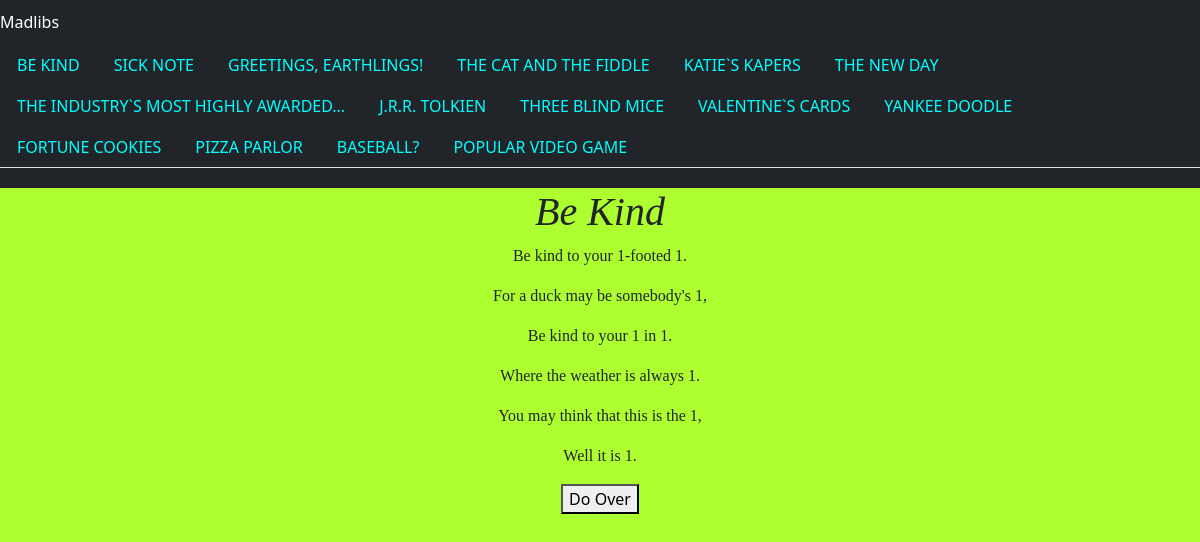
/MadLibDatabase/be_kind/, run on the app's committed database.
### MadlibDatabase/models.py (models this page shows)
class BeKind(models.Model):
    BeKind_noun1 = models.CharField(max_length=200)
    BeKind_noun2 = models.CharField(max_length=200)
    BeKind_noun3 = models.CharField(max_length=200)
    BeKind_noun_plural1 = models.CharField(max_length=200)
    BeKind_adj1 = models.CharField(max_length=200)
    BeKind_adj2 = models.CharField(max_length=200)
    BeKind_place1 = models.CharField(max_length=200)

### MadlibDatabase/views.py (the view)
# urls.py: path('be_kind/', views.be_kind, name="be_kind"),
def be_kind(request):
    be_kind_list = BeKind.objects.all()
    context = {
        'be_kind_list': be_kind_list
    }
    return render(request, 'be_kind/madlib.html', context)

### MadlibDatabase/templates/be_kind/madlib.html (shortened to what this page needs)
{% extends 'base.html' %}
{% block body %}
    <h1>Be Kind</h1>
    {% with be_kind_list|first as first_object %}
        <p>Be kind to your {{ first_object.BeKind_noun1 }}-footed {{ first_object.BeKind_noun_plural1 }}.</p>
        <p>For a duck may be somebody's {{ first_object.BeKind_noun2 }},</p>
        <p>Be kind to your {{ first_object.BeKind_noun_plural1 }} in {{ first_object.BeKind_place1 }}.</p>
        <p>Where the weather is always  {{ first_object.BeKind_adj1 }}.</p>
        <p>You may think that this is the  {{ first_object.BeKind_noun3 }},</p>
        <p>Well it is  {{ first_object.BeKind_adj2 }}.</p>
    {% endwith %}
    <a href="{% url 'be_kind_form' %}"><button type="reset">Do Over</button></a>
{% endblock %}

### MadlibDatabase/static/madlibs/style.css (style rules this page uses)
body { background-color: greenyellow; text-align: center; }
h1 { font-family: "Bookman Old Style"; font-style: italic; }
p { font-family: "Comic Sans MS"; }

### data on the page
BeKind: BeKind_noun1 "1", BeKind_noun_plural1 "1", BeKind_noun2 "1", BeKind_place1 "1", BeKind_adj1 "1", BeKind_noun3 "1", BeKind_adj2 "1"
